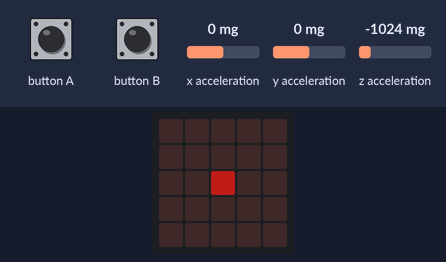
Recording of a program running on a simulated BBC micro:bit running MicroPython. On the bench: the board's 5×5 LED display. Inputs (shaded band) come from the test bench; at power-on: x acceleration 0 mg, y acceleration 0 mg, z acceleration -1024 mg. Dim RGB values are drawn brighter than linear; no radio messages arrive unless stated (any console line starting 'radio sent:' is added by the test bench); what the program prints to the serial console is not drawn.

Above: at 1.2 s.
1.3 s: x acceleration set to -1440 mg
At 2.5 s:
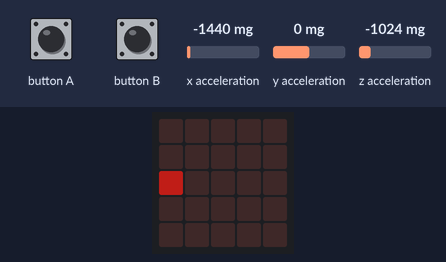
2.8 s: y acceleration set to -1440 mg
At 3.1 s:
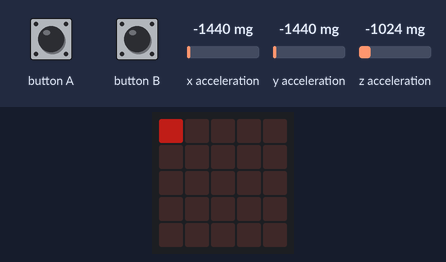
4.3 s: x acceleration set to 0 mg
At 4.7 s:
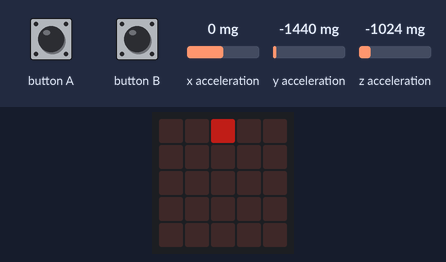
5.8 s: y acceleration set to 750 mg
At 6.3 s:
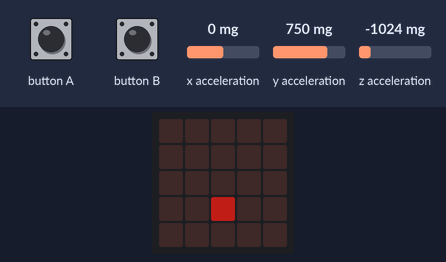
7.3 s: z acceleration set to -1440 mg
8.9 s: x acceleration set to -750 mg
At 10.1 s:
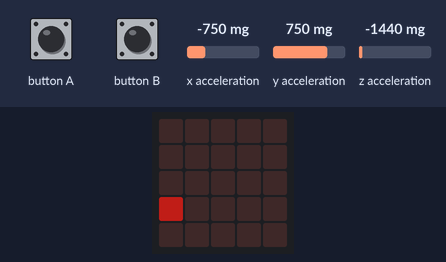
Timing chart, 0 to 11.4 s (numbered marks = the images above; inputs shaded):
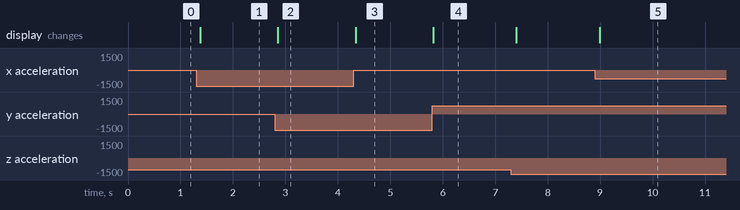

Measured:
- after the input at 1.3 s, the display: changes after 0.08 s (image 1)
- after the input at 2.8 s, the display: changes after 0.06 s (image 2)
- after the input at 4.3 s, the display: changes at once (image 3)
- after the input at 5.8 s, the display: changes at once (image 4)
- after the input at 8.9 s, the display: changes after 0.09 s (image 5)

The program:

transmitor.py
```python
import radio
from microbit import *
import ustruct

uart.init(115200)

radio.on()
radio.config(channel = 9,group = 48)

orix = 2
oriy = 2

while True:
    display.clear()

    x = accelerometer.get_x()
    y = accelerometer.get_y()
    z = accelerometer.get_z()
    a = 1 if button_a.is_pressed() else 0
    b = 1 if button_b.is_pressed() else 0

    posx = orix + x//400
    posx = max( min(posx, 4), 0)

    posy = oriy + y//400
    posy = max( min(posy, 4), 0)

    display.set_pixel(posx, posy, 3+a*2+b*2)

    result = ustruct.pack('!BBhhhBB',255,0, x, y, z, a, b)
    uart.write(result)
    radio.send_bytes(result)
    sleep(100)
```
